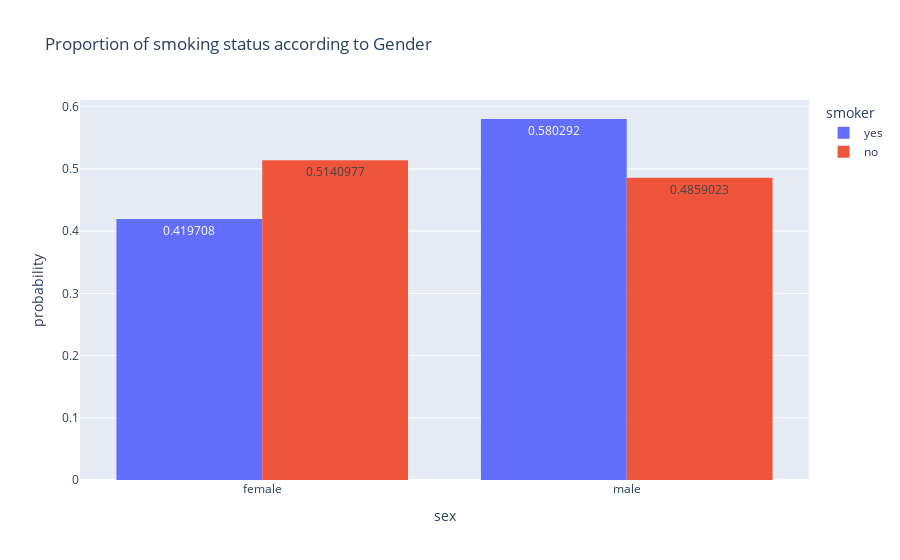

Here is the notebook cell this chart was saved with:
### Code cell
df = data1
figure = px.histogram(df, x = "sex", 
                      color = "smoker",
                      text_auto = True,
                      barmode = "group",
                      histnorm = "probability",
                      title= "Proportion of smoking status according to Gender")
figure.show()

### Figure 1 — Plotly figure (JSON) as saved in the notebook; plotly's stock layout.template omitted (floating-point values rounded to 4 significant figures; data arrays with more than 128 entries replaced by an {"elided": "..."} marker saying what was removed)
{"data": [{"alignmentgroup": "True", "bingroup": "x", "histnorm": "probability", "hovertemplate": "smoker=yes<br>sex=%{x}<br>probability=%{y}<extra></extra>", "legendgroup": "yes", "marker": {"color": "#636efa", "pattern": {"shape": ""}}, "name": "yes", "offsetgroup": "yes", "orientation": "v", "showlegend": true, "texttemplate": "%{value}", "type": "histogram", "x": {"elided": "274 str values"}, "xaxis": "x", "yaxis": "y"}, {"alignmentgroup": "True", "bingroup": "x", "histnorm": "probability", "hovertemplate": "smoker=no<br>sex=%{x}<br>probability=%{y}<extra></extra>", "legendgroup": "no", "marker": {"color": "#EF553B", "pattern": {"shape": ""}}, "name": "no", "offsetgroup": "no", "orientation": "v", "showlegend": true, "texttemplate": "%{value}", "type": "histogram", "x": {"elided": "1064 str values"}, "xaxis": "x", "yaxis": "y"}], "layout": {"barmode": "group", "legend": {"title": {"text": "smoker"}, "tracegroupgap": 0}, "title": {"text": "Proportion of smoking status according to Gender"}, "xaxis": {"anchor": "y", "domain": [0, 1], "title": {"text": "sex"}}, "yaxis": {"anchor": "x", "domain": [0, 1], "title": {"text": "probability"}}}}
